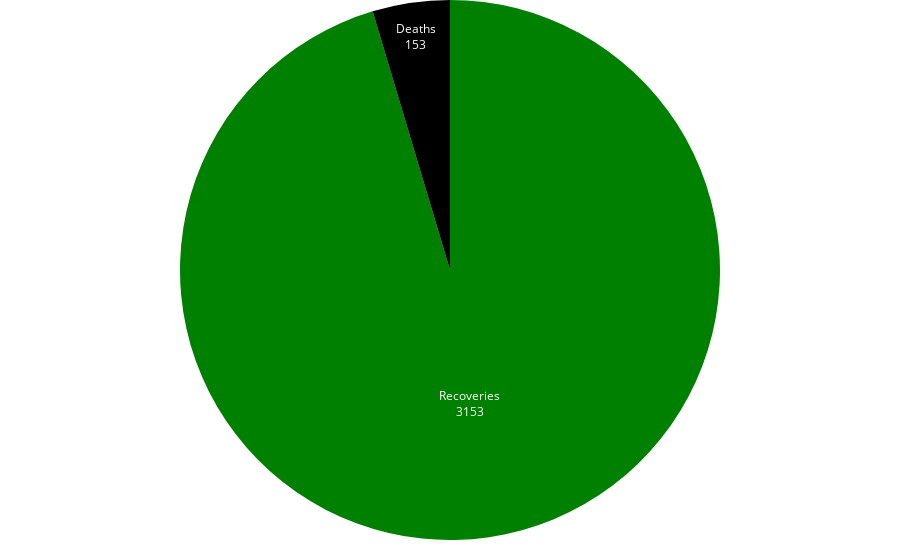

This figure's notebook cell:
### Code cell
create_pie_chart(recovered_deaths_totals, 'total', 'variable', 'tot_recovered_deaths.html', 
                 ['green','black'])

### Figure 1 — Plotly figure (JSON) as saved in the notebook; plotly's stock layout.template omitted (floating-point values rounded to 4 significant figures)
{"data": [{"domain": {"x": [0, 1], "y": [0, 1]}, "hoverinfo": "label+percent", "hovertemplate": "%{label}<br>%{value}", "labels": ["Deaths", "Recoveries"], "legendgroup": "", "name": "", "showlegend": true, "textinfo": "value+label", "textposition": "inside", "type": "pie", "values": [153, 3153]}], "layout": {"legend": {"tracegroupgap": 0, "x": 0, "y": 1}, "margin": {"b": 20, "l": 0, "r": 0, "t": 0}, "piecolorway": ["green", "black"], "showlegend": false}}
